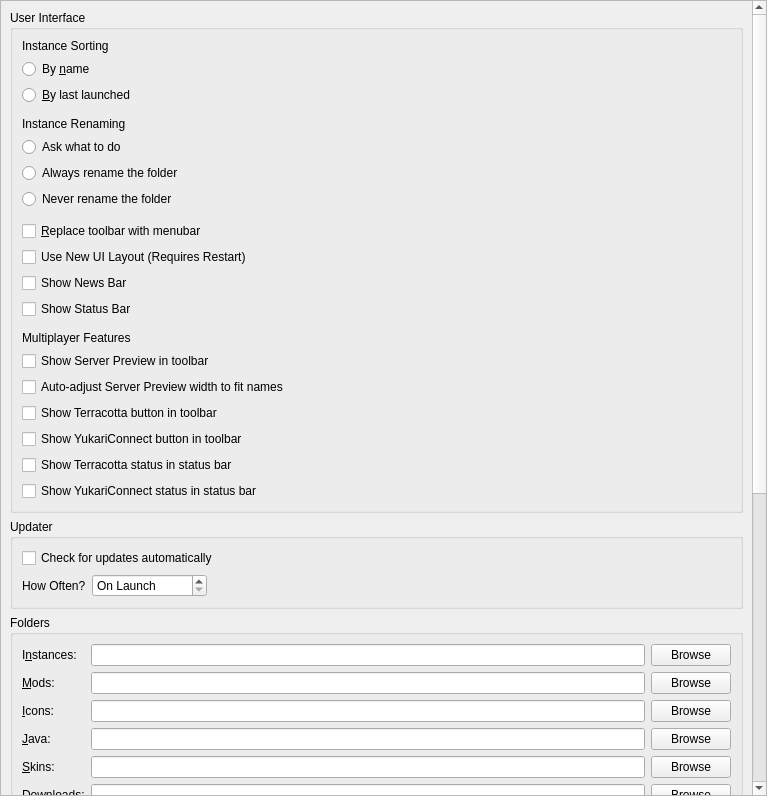
<?xml version="1.0" encoding="UTF-8"?>
<ui version="4.0">
 <class>LauncherPage</class>
 <widget class="QWidget" name="LauncherPage">
  <property name="geometry">
   <rect>
    <x>0</x>
    <y>0</y>
    <width>767</width>
    <height>796</height>
   </rect>
  </property>
  <property name="sizePolicy">
   <sizepolicy hsizetype="MinimumExpanding" vsizetype="MinimumExpanding">
    <horstretch>0</horstretch>
    <verstretch>0</verstretch>
   </sizepolicy>
  </property>
  <layout class="QVBoxLayout" name="verticalLayout">
   <property name="leftMargin">
    <number>0</number>
   </property>
   <property name="topMargin">
    <number>0</number>
   </property>
   <property name="rightMargin">
    <number>0</number>
   </property>
   <property name="bottomMargin">
    <number>0</number>
   </property>
   <item>
    <widget class="QScrollArea" name="scrollArea">
     <property name="horizontalScrollBarPolicy">
      <enum>Qt::ScrollBarPolicy::ScrollBarAsNeeded</enum>
     </property>
     <property name="widgetResizable">
      <bool>true</bool>
     </property>
     <widget class="QWidget" name="scrollAreaWidgetContents">
      <property name="geometry">
       <rect>
        <x>0</x>
        <y>0</y>
        <width>746</width>
        <height>1194</height>
       </rect>
      </property>
      <layout class="QVBoxLayout" name="verticalLayout_8">
       <item>
        <widget class="QGroupBox" name="userInterfaceBox">
         <property name="enabled">
          <bool>true</bool>
         </property>
         <property name="title">
          <string>User Interface</string>
         </property>
         <layout class="QVBoxLayout" name="verticalLayout_2">
          <item>
           <widget class="QLabel" name="instanceSortingLabel">
            <property name="text">
             <string>Instance Sorting</string>
            </property>
           </widget>
          </item>
          <item>
           <widget class="QRadioButton" name="sortByNameBtn">
            <property name="text">
             <string>By &amp;name</string>
            </property>
            <attribute name="buttonGroup">
             <string notr="true">sortingModeGroup</string>
            </attribute>
           </widget>
          </item>
          <item>
           <widget class="QRadioButton" name="sortLastLaunchedBtn">
            <property name="text">
             <string>&amp;By last launched</string>
            </property>
            <attribute name="buttonGroup">
             <string notr="true">sortingModeGroup</string>
            </attribute>
           </widget>
          </item>
          <item>
           <spacer name="verticalSpacer">
            <property name="orientation">
             <enum>Qt::Orientation::Vertical</enum>
            </property>
            <property name="sizeType">
             <enum>QSizePolicy::Policy::Fixed</enum>
            </property>
            <property name="sizeHint" stdset="0">
             <size>
              <width>0</width>
              <height>6</height>
             </size>
            </property>
           </spacer>
          </item>
          <item>
           <widget class="QLabel" name="renamingBehaviorLabel">
            <property name="text">
             <string>Instance Renaming</string>
            </property>
           </widget>
          </item>
          <item>
           <widget class="QRadioButton" name="askToRenameDirBtn">
            <property name="text">
             <string>Ask what to do</string>
            </property>
            <attribute name="buttonGroup">
             <string notr="true">renamingBehaviorGroup</string>
            </attribute>
           </widget>
          </item>
          <item>
           <widget class="QRadioButton" name="alwaysRenameDirBtn">
            <property name="text">
             <string>Always rename the folder</string>
            </property>
            <attribute name="buttonGroup">
             <string notr="true">renamingBehaviorGroup</string>
            </attribute>
           </widget>
          </item>
          <item>
           <widget class="QRadioButton" name="neverRenameDirBtn">
            <property name="text">
             <string>Never rename the folder</string>
            </property>
            <attribute name="buttonGroup">
             <string notr="true">renamingBehaviorGroup</string>
            </attribute>
           </widget>
          </item>
          <item>
           <spacer name="verticalSpacer_2">
            <property name="orientation">
             <enum>Qt::Orientation::Vertical</enum>
            </property>
            <property name="sizeType">
             <enum>QSizePolicy::Policy::Fixed</enum>
            </property>
            <property name="sizeHint" stdset="0">
             <size>
              <width>0</width>
              <height>6</height>
             </size>
            </property>
           </spacer>
          </item>
          <item>
           <widget class="QCheckBox" name="preferMenuBarCheckBox">
            <property name="toolTip">
             <string>The menubar is more friendly for keyboard-driven interaction.</string>
            </property>
            <property name="text">
             <string>&amp;Replace toolbar with menubar</string>
            </property>
           </widget>
          </item>
          <item>
           <widget class="QCheckBox" name="useNewUICheckBox">
           <property name="toolTip">
             <string>Enable the new experimental 3-column UI layout.</string>
             </property>
             <property name="text">
             <string>Use New UI Layout (Requires Restart)</string>
             </property>
             </widget>
             </item>
          <item>
           <widget class="QCheckBox" name="showNewsBarCheckBox">
            <property name="text">
             <string>Show News Bar</string>
            </property>
           </widget>
          </item>
          <item>
           <widget class="QCheckBox" name="showStatusBarCheckBox">
            <property name="text">
             <string>Show Status Bar</string>
            </property>
           </widget>
          </item>
          <item>
           <spacer name="verticalSpacer_3">
            <property name="orientation">
             <enum>Qt::Orientation::Vertical</enum>
            </property>
            <property name="sizeType">
             <enum>QSizePolicy::Policy::Fixed</enum>
            </property>
            <property name="sizeHint" stdset="0">
             <size>
              <width>0</width>
              <height>6</height>
             </size>
            </property>
           </spacer>
          </item>
          <item>
           <widget class="QLabel" name="multiplayerLabel">
            <property name="text">
             <string>Multiplayer Features</string>
            </property>
           </widget>
          </item>
          <item>
           <widget class="QCheckBox" name="showServerPreviewCheckBox">
            <property name="text">
             <string>Show Server Preview in toolbar</string>
            </property>
           </widget>
          </item>
          <item>
           <widget class="QCheckBox" name="serverPreviewDynamicWidthCheckBox">
            <property name="text">
             <string>Auto-adjust Server Preview width to fit names</string>
            </property>
           </widget>
          </item>
          <item>
           <widget class="QCheckBox" name="showTerracottaToolBarCheckBox">
            <property name="text">
             <string>Show Terracotta button in toolbar</string>
            </property>
           </widget>
          </item>
          <item>
           <widget class="QCheckBox" name="showYukariConnectToolBarCheckBox">
            <property name="text">
             <string>Show YukariConnect button in toolbar</string>
            </property>
           </widget>
          </item>
          <item>
           <widget class="QCheckBox" name="showTerracottaStatusBarCheckBox">
            <property name="text">
             <string>Show Terracotta status in status bar</string>
            </property>
           </widget>
          </item>
          <item>
           <widget class="QCheckBox" name="showYukariConnectStatusBarCheckBox">
            <property name="text">
             <string>Show YukariConnect status in status bar</string>
            </property>
           </widget>
          </item>
         </layout>
        </widget>
       </item>
       <item>
        <widget class="QGroupBox" name="updateSettingsBox">
         <property name="title">
          <string>Updater</string>
         </property>
         <layout class="QGridLayout" name="gridLayout_2">
          <item row="1" column="0">
           <layout class="QHBoxLayout" name="horizontalLayout_2">
            <item>
             <widget class="QLabel" name="updateIntervalLabel">
              <property name="text">
               <string>How Often?</string>
              </property>
             </widget>
            </item>
            <item>
             <widget class="QSpinBox" name="updateIntervalSpinBox">
              <property name="sizePolicy">
               <sizepolicy hsizetype="Maximum" vsizetype="Fixed">
                <horstretch>0</horstretch>
                <verstretch>0</verstretch>
               </sizepolicy>
              </property>
              <property name="toolTip">
               <string>Set to 0 to only check on launch</string>
              </property>
              <property name="specialValueText">
               <string>On Launch</string>
              </property>
              <property name="suffix">
               <string> hours</string>
              </property>
              <property name="prefix">
               <string>Every </string>
              </property>
              <property name="minimum">
               <number>0</number>
              </property>
              <property name="maximum">
               <number>168</number>
              </property>
             </widget>
            </item>
            <item>
             <spacer name="horizontalSpacer">
              <property name="orientation">
               <enum>Qt::Orientation::Horizontal</enum>
              </property>
              <property name="sizeHint" stdset="0">
               <size>
                <width>0</width>
                <height>0</height>
               </size>
              </property>
             </spacer>
            </item>
           </layout>
          </item>
          <item row="0" column="0" colspan="2">
           <widget class="QCheckBox" name="autoUpdateCheckBox">
            <property name="text">
             <string>Check for updates automatically</string>
            </property>
           </widget>
          </item>
         </layout>
        </widget>
       </item>
       <item>
        <widget class="QGroupBox" name="foldersBox">
         <property name="title">
          <string>Folders</string>
         </property>
         <layout class="QGridLayout" name="gridLayout">
          <item row="4" column="1">
           <widget class="QLineEdit" name="skinsDirTextBox"/>
          </item>
          <item row="4" column="2">
           <widget class="QPushButton" name="skinsDirBrowseBtn">
            <property name="text">
             <string>Browse</string>
            </property>
           </widget>
          </item>
          <item row="3" column="0">
           <widget class="QLabel" name="labelJavaDir">
            <property name="text">
             <string>&amp;Java:</string>
            </property>
            <property name="buddy">
             <cstring>javaDirTextBox</cstring>
            </property>
           </widget>
          </item>
          <item row="2" column="2">
           <widget class="QPushButton" name="iconsDirBrowseBtn">
            <property name="text">
             <string>Browse</string>
            </property>
           </widget>
          </item>
          <item row="4" column="0">
           <widget class="QLabel" name="labelSkinsDir">
            <property name="text">
             <string>&amp;Skins:</string>
            </property>
            <property name="buddy">
             <cstring>skinsDirTextBox</cstring>
            </property>
           </widget>
          </item>
          <item row="1" column="0">
           <widget class="QLabel" name="labelModsDir">
            <property name="text">
             <string>&amp;Mods:</string>
            </property>
            <property name="buddy">
             <cstring>modsDirTextBox</cstring>
            </property>
           </widget>
          </item>
          <item row="3" column="2">
           <widget class="QPushButton" name="javaDirBrowseBtn">
            <property name="text">
             <string>Browse</string>
            </property>
           </widget>
          </item>
          <item row="5" column="0">
           <widget class="QLabel" name="labelDownloadsDir">
            <property name="text">
             <string>&amp;Downloads:</string>
            </property>
            <property name="buddy">
             <cstring>downloadsDirTextBox</cstring>
            </property>
           </widget>
          </item>
          <item row="5" column="1">
           <widget class="QLineEdit" name="downloadsDirTextBox"/>
          </item>
          <item row="1" column="1">
           <widget class="QLineEdit" name="modsDirTextBox"/>
          </item>
          <item row="0" column="0">
           <widget class="QLabel" name="labelInstDir">
            <property name="text">
             <string>I&amp;nstances:</string>
            </property>
            <property name="buddy">
             <cstring>instDirTextBox</cstring>
            </property>
           </widget>
          </item>
          <item row="0" column="2">
           <widget class="QPushButton" name="instDirBrowseBtn">
            <property name="text">
             <string>Browse</string>
            </property>
           </widget>
          </item>
          <item row="5" column="2">
           <widget class="QPushButton" name="downloadsDirBrowseBtn">
            <property name="text">
             <string>Browse</string>
            </property>
           </widget>
          </item>
          <item row="0" column="1">
           <widget class="QLineEdit" name="instDirTextBox"/>
          </item>
          <item row="1" column="2">
           <widget class="QPushButton" name="modsDirBrowseBtn">
            <property name="text">
             <string>Browse</string>
            </property>
           </widget>
          </item>
          <item row="3" column="1">
           <widget class="QLineEdit" name="javaDirTextBox"/>
          </item>
          <item row="2" column="1">
           <widget class="QLineEdit" name="iconsDirTextBox"/>
          </item>
          <item row="2" column="0">
           <widget class="QLabel" name="labelIconsDir">
            <property name="text">
             <string>&amp;Icons:</string>
            </property>
            <property name="buddy">
             <cstring>iconsDirTextBox</cstring>
            </property>
           </widget>
          </item>
         </layout>
        </widget>
       </item>
       <item>
        <widget class="QGroupBox" name="modsBox">
         <property name="title">
          <string>Mods and Modpacks</string>
         </property>
         <layout class="QVBoxLayout" name="verticalLayout_4">
          <item>
           <widget class="QCheckBox" name="downloadsDirWatchRecursiveCheckBox">
            <property name="toolTip">
             <string>When enabled, in addition to the downloads folder, its sub folders will also be searched when looking for resources (e.g. when looking for blocked mods on CurseForge).</string>
            </property>
            <property name="text">
             <string>Check &amp;subfolders for blocked mods</string>
            </property>
           </widget>
          </item>
          <item>
           <widget class="QCheckBox" name="downloadsDirMoveCheckBox">
            <property name="toolTip">
             <string>When enabled, it will move blocked resources instead of copying them.</string>
            </property>
            <property name="text">
             <string>Move blocked mods instead of copying them</string>
            </property>
           </widget>
          </item>
          <item>
           <widget class="QCheckBox" name="metadataEnableBtn">
            <property name="toolTip">
             <string>Store version information provided by mod providers (like Modrinth or CurseForge) for mods.</string>
            </property>
            <property name="text">
             <string>Keep track of mod metadata</string>
            </property>
           </widget>
          </item>
          <item>
           <widget class="QLabel" name="metadataWarningLabel">
            <property name="text">
             <string>&lt;html&gt;&lt;head/&gt;&lt;body&gt;&lt;p&gt;&lt;span style=&quot; font-weight:600; color:#f5c211;&quot;&gt;Warning&lt;/span&gt;&lt;span style=&quot; color:#f5c211;&quot;&gt;: Disabling mod metadata may also disable some QoL features, such as mod updating!&lt;/span&gt;&lt;/p&gt;&lt;/body&gt;&lt;/html&gt;</string>
            </property>
            <property name="wordWrap">
             <bool>true</bool>
            </property>
           </widget>
          </item>
          <item>
           <widget class="QCheckBox" name="dependenciesEnableBtn">
            <property name="toolTip">
             <string>Automatically detect, install, and update mod dependencies.</string>
            </property>
            <property name="text">
             <string>Install dependencies automatically</string>
            </property>
           </widget>
          </item>
          <item>
           <widget class="QCheckBox" name="modpackUpdatePromptBtn">
            <property name="toolTip">
             <string>When creating a new modpack instance, suggest updating an existing instance instead.</string>
            </property>
            <property name="text">
             <string>Suggest to update an existing instance during modpack installation</string>
            </property>
           </widget>
          </item>
         </layout>
        </widget>
       </item>
       <item>
        <widget class="QGroupBox" name="groupBox_2">
         <property name="title">
          <string>Console</string>
         </property>
         <layout class="QFormLayout" name="formLayout">
          <property name="labelAlignment">
           <set>Qt::AlignmentFlag::AlignLeading|Qt::AlignmentFlag::AlignLeft|Qt::AlignmentFlag::AlignVCenter</set>
          </property>
          <item row="0" column="0">
           <widget class="QLabel" name="lineLimitLabel">
            <property name="sizePolicy">
             <sizepolicy hsizetype="Maximum" vsizetype="Preferred">
              <horstretch>0</horstretch>
              <verstretch>0</verstretch>
             </sizepolicy>
            </property>
            <property name="text">
             <string>Log History &amp;Limit:</string>
            </property>
            <property name="buddy">
             <cstring>lineLimitSpinBox</cstring>
            </property>
           </widget>
          </item>
          <item row="0" column="1">
           <widget class="QSpinBox" name="lineLimitSpinBox">
            <property name="sizePolicy">
             <sizepolicy hsizetype="Maximum" vsizetype="Fixed">
              <horstretch>0</horstretch>
              <verstretch>0</verstretch>
             </sizepolicy>
            </property>
            <property name="suffix">
             <string> lines</string>
            </property>
            <property name="minimum">
             <number>10000</number>
            </property>
            <property name="maximum">
             <number>1000000</number>
            </property>
            <property name="singleStep">
             <number>10000</number>
            </property>
            <property name="value">
             <number>100000</number>
            </property>
           </widget>
          </item>
          <item row="1" column="0" colspan="2">
           <widget class="QCheckBox" name="checkStopLogging">
            <property name="text">
             <string>&amp;Stop logging when log overflows</string>
            </property>
           </widget>
          </item>
         </layout>
        </widget>
       </item>
       <item>
        <widget class="QGroupBox" name="tasksBox">
         <property name="title">
          <string>Tasks</string>
         </property>
         <layout class="QGridLayout" name="gridLayout_3">
          <item row="2" column="1">
           <widget class="QSpinBox" name="numberOfManualRetriesSpinBox">
            <property name="sizePolicy">
             <sizepolicy hsizetype="Maximum" vsizetype="Fixed">
              <horstretch>0</horstretch>
              <verstretch>0</verstretch>
             </sizepolicy>
            </property>
            <property name="minimumSize">
             <size>
              <width>60</width>
              <height>0</height>
             </size>
            </property>
            <property name="minimum">
             <number>0</number>
            </property>
           </widget>
          </item>
          <item row="1" column="1">
           <widget class="QSpinBox" name="numberOfConcurrentDownloadsSpinBox">
            <property name="sizePolicy">
             <sizepolicy hsizetype="Maximum" vsizetype="Fixed">
              <horstretch>0</horstretch>
              <verstretch>0</verstretch>
             </sizepolicy>
            </property>
            <property name="minimumSize">
             <size>
              <width>60</width>
              <height>0</height>
             </size>
            </property>
            <property name="minimum">
             <number>1</number>
            </property>
           </widget>
          </item>
          <item row="3" column="1">
           <widget class="QSpinBox" name="timeoutSecondsSpinBox">
            <property name="sizePolicy">
             <sizepolicy hsizetype="Maximum" vsizetype="Fixed">
              <horstretch>0</horstretch>
              <verstretch>0</verstretch>
             </sizepolicy>
            </property>
            <property name="minimumSize">
             <size>
              <width>60</width>
              <height>0</height>
             </size>
            </property>
            <property name="suffix">
             <string>s</string>
            </property>
           </widget>
          </item>
          <item row="2" column="0">
           <widget class="QLabel" name="numberOfManualRetriesLabel">
            <property name="text">
             <string>Retry Limit:</string>
            </property>
           </widget>
          </item>
          <item row="1" column="0">
           <widget class="QLabel" name="numberOfConcurrentDownloadsLabel">
            <property name="text">
             <string>Concurrent Download Limit:</string>
            </property>
           </widget>
          </item>
          <item row="3" column="0">
           <widget class="QLabel" name="timeoutSecondsLabel">
            <property name="toolTip">
             <string>Seconds to wait until the requests are terminated</string>
            </property>
            <property name="text">
             <string>HTTP Timeout:</string>
            </property>
           </widget>
          </item>
          <item row="0" column="1">
           <widget class="QSpinBox" name="numberOfConcurrentTasksSpinBox">
            <property name="sizePolicy">
             <sizepolicy hsizetype="Maximum" vsizetype="Fixed">
              <horstretch>0</horstretch>
              <verstretch>0</verstretch>
             </sizepolicy>
            </property>
            <property name="minimumSize">
             <size>
              <width>60</width>
              <height>0</height>
             </size>
            </property>
            <property name="minimum">
             <number>1</number>
            </property>
           </widget>
          </item>
          <item row="0" column="0">
           <widget class="QLabel" name="numberOfConcurrentTasksLabel">
            <property name="text">
             <string>Concurrent Task Limit:</string>
            </property>
           </widget>
          </item>
          <item row="0" column="2">
           <spacer name="horizontalSpacer_2">
            <property name="orientation">
             <enum>Qt::Orientation::Horizontal</enum>
            </property>
            <property name="sizeHint" stdset="0">
             <size>
              <width>0</width>
              <height>0</height>
             </size>
            </property>
           </spacer>
          </item>
         </layout>
        </widget>
       </item>
       <item>
        <spacer name="verticalSpacer_FeaturesTab">
         <property name="orientation">
          <enum>Qt::Orientation::Vertical</enum>
         </property>
         <property name="sizeHint" stdset="0">
          <size>
           <width>0</width>
           <height>0</height>
          </size>
         </property>
        </spacer>
       </item>
      </layout>
     </widget>
    </widget>
   </item>
  </layout>
 </widget>
 <tabstops>
  <tabstop>scrollArea</tabstop>
  <tabstop>preferMenuBarCheckBox</tabstop>
  <tabstop>autoUpdateCheckBox</tabstop>
  <tabstop>updateIntervalSpinBox</tabstop>
  <tabstop>instDirTextBox</tabstop>
  <tabstop>instDirBrowseBtn</tabstop>
  <tabstop>modsDirTextBox</tabstop>
  <tabstop>modsDirBrowseBtn</tabstop>
  <tabstop>iconsDirTextBox</tabstop>
  <tabstop>iconsDirBrowseBtn</tabstop>
  <tabstop>javaDirTextBox</tabstop>
  <tabstop>javaDirBrowseBtn</tabstop>
  <tabstop>skinsDirTextBox</tabstop>
  <tabstop>skinsDirBrowseBtn</tabstop>
  <tabstop>downloadsDirTextBox</tabstop>
  <tabstop>downloadsDirBrowseBtn</tabstop>
  <tabstop>downloadsDirWatchRecursiveCheckBox</tabstop>
  <tabstop>downloadsDirMoveCheckBox</tabstop>
  <tabstop>metadataEnableBtn</tabstop>
  <tabstop>dependenciesEnableBtn</tabstop>
  <tabstop>modpackUpdatePromptBtn</tabstop>
  <tabstop>lineLimitSpinBox</tabstop>
  <tabstop>checkStopLogging</tabstop>
  <tabstop>numberOfConcurrentTasksSpinBox</tabstop>
  <tabstop>numberOfConcurrentDownloadsSpinBox</tabstop>
  <tabstop>numberOfManualRetriesSpinBox</tabstop>
  <tabstop>timeoutSecondsSpinBox</tabstop>
 </tabstops>
 <resources/>
 <connections/>
 <buttongroups>
  <buttongroup name="sortingModeGroup"/>
  <buttongroup name="renamingBehaviorGroup"/>
 </buttongroups>
</ui>
